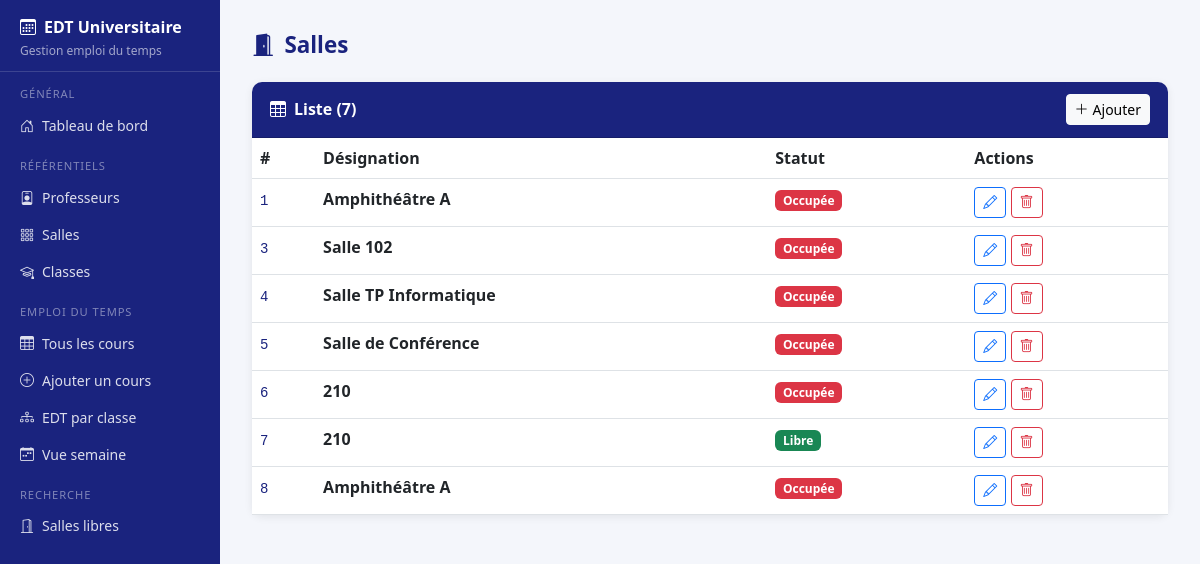
/index.php?action=salles, run on the app's committed database.
### tables this page shows
CREATE TABLE `salle` (
  `idsalle` int(11) NOT NULL,
  `design` varchar(100) NOT NULL,
  `occupation` enum('Libre','Occupée') DEFAULT 'Libre'
);

### controller/SalleController.php (called while the page is built, shortened)
<?php
require_once __DIR__ . '/../Model/SalleModel.php';
class SalleController {
    private SalleModel $salleModel;
    public function __construct() {
        $this->salleModel = new SalleModel();
    }
    public function list(): void {
        $salles = $this->salleModel->readAll();
        require_once __DIR__ . '/../views/salle/index.php';
    }
}

### ConnexionBd.php (called while the page is built)
<?php
class Database
{
    private static ?PDO $instance = null;
    public static function getConnection(): PDO
    {
        if (self::$instance === null) {
            $host = getenv('DB_HOST') ?: 'localhost';
            $port = getenv('DB_PORT') ?: '3306';
            $dbname = getenv('DB_NAME') ?: 'gestion_d_emploi_du_temps';
            $user = getenv('DB_USER') ?: 'root';
            $pass = getenv('DB_PASSWORD') ?: '';
            $dsn = "mysql:host={$host};port={$port};dbname={$dbname};charset=utf8mb4";
            self::$instance = new PDO($dsn, $user, $pass, [
                PDO::ATTR_ERRMODE => PDO::ERRMODE_EXCEPTION,
                PDO::ATTR_DEFAULT_FETCH_MODE => PDO::FETCH_ASSOC,
                PDO::ATTR_EMULATE_PREPARES => false
            ]);
        }
        return self::$instance;
    }
}

### model/SalleModel.php (called while the page is built, shortened)
<?php
require_once "ConnexionBd.php";
class SalleModel {
    private ?PDO $pdo;
    public function __construct() {
        $this->pdo = Database::getConnection();
    }
    public function readAll(): array {
        $sql = "SELECT * FROM SALLE";
        $stmt = $this->pdo->query($sql);
        return $stmt->fetchAll(PDO::FETCH_ASSOC);
    }
}

### views/salle/index.php (the view, shortened to what this page needs)
<?php $pageTitle = "Salles"; require __DIR__ . '/../layout_header.php'; ?>
<div class="page-title"><i class="bi bi-door-open-fill"></i>Salles</div>
<div class="card">
  <div class="card-header d-flex justify-content-between align-items-center">
    <span><i class="bi bi-table me-2"></i>Liste (<?= count($salles) ?>)</span>
    <a href="index.php?action=salle_new" class="btn btn-light btn-sm"><i class="bi bi-plus-lg me-1"></i>Ajouter</a>
  </div>
  <div class="card-body p-0">
    <table class="table table-hover mb-0">
      <thead>
        <tr><th>#</th><th>Désignation</th><th>Statut</th><th>Actions</th></tr>
      </thead>
      <tbody>
      <?php if (empty($salles)): ?>
        <tr><td colspan="4" class="text-center text-muted py-4">Aucune salle enregistrée.</td></tr>
      <?php else: foreach ($salles as $s): ?>
        <tr>
          <td><code style="color:#1a237e"><?= htmlspecialchars($s['idsalle']) ?></code></td>
          <td><strong><?= htmlspecialchars($s['design']) ?></strong></td>
          <td>
            <?php if ($s['occupation'] === 'Libre'): ?>
              <span class="badge bg-success">Libre</span>
            <?php else: ?>
              <span class="badge bg-danger">Occupée</span>
            <?php endif; ?>
          </td>
          <td>
            <a href="index.php?action=salle_edit&id=<?= urlencode($s['idsalle']) ?>"
               class="btn btn-sm btn-outline-primary"><i class="bi bi-pencil"></i></a>
            <a href="index.php?action=salle_del&id=<?= urlencode($s['idsalle']) ?>"
               class="btn btn-sm btn-outline-danger"
               onclick="return confirm('Supprimer <?= htmlspecialchars($s['design']) ?> ?')">
              <i class="bi bi-trash"></i></a>
          </td>
        </tr>
      <?php endforeach; endif; ?>
      </tbody>
    </table>
  </div>
</div>
<?php require __DIR__ . '/../layout_footer.php'; ?>

### views/layout_header.php (style rules this page uses)
body { display: flex; min-height: 100vh; background: #f4f6fb; }
.page-title { font-size: 1.4rem; font-weight: 700; color: #1a237e; margin-bottom: 20px; display: flex; align-items: center; gap: 10px; }
.card { border: none; border-radius: 10px; box-shadow: 0 2px 8px rgba(0,0,0,.08); }
.card-header { background: #1a237e; color: #fff; font-weight: 600; border-radius: 10px 10px 0 0 !important; padding: 12px 18px; }

### data on the page
salle: idsalle "1", design "Amphithéâtre A", occupation "Occupée"
salle: idsalle "3", design "Salle 102", occupation "Occupée"
salle: idsalle "4", design "Salle TP Informatique", occupation "Occupée"
salle: idsalle "5", design "Salle de Conférence", occupation "Occupée"
salle: idsalle "6", design "210", occupation "Occupée"
salle: idsalle "7", design "210", occupation "Libre"
salle: idsalle "8", design "Amphithéâtre A", occupation "Occupée"

### other printed values
count($salles) "7"
